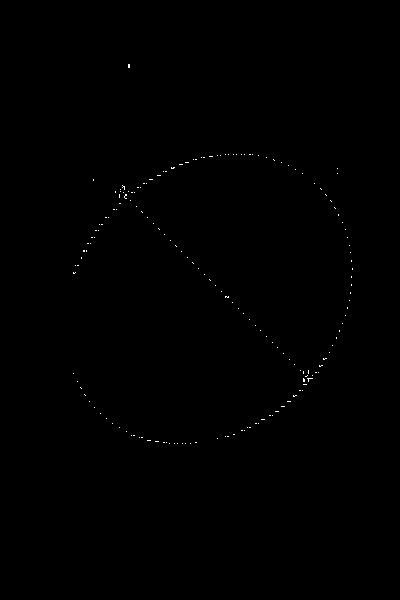
%> input picture Optimization/Example/EllipseSegmentation/img1.JPG, 400 x 600 px; its folder holds only this picture in this run
$ octave --eval "result = EllipseSegmentationCuckoo;"   (GNU Octave 9; MATLAB toolbox functions it lacks are replaced by stand-ins)
%> lines starting %> are read from the running program, lines starting %| are printed output that depends on the picture; in (x1, y1, x2, y2) boxes, pixels count from 0 and x2, y2 are one past the last pixel; in counts of white or black regions, pixels touching at a corner belong together; the program's own positions count from 1
% This is an example script to segment an ellipse from image.
% The ellipse in image is represented by some dots that has an ellipse pattern.
% this script using optimization algorithm to detect most likely ellipse region.
% the fitness is formulated as summation of those dots.
% this scripst using cuckoo search as main optimization algorithm.
% if you find this script is helpful to you, please cite the original paper of cuckoo search
% Yang and S. Deb, “Cuckoo search via lévy flights,” in Nature & Biologically Inspired Computing, 2009. NaBIC 2009. World Congress on. IEEE, 2009, pp. 210–214
% and please cite my paper too I. Kusuma, M. A. Ma'sum, H. S. Sanabila, H. A. Wisesa, W. Jatmiko, A. M. Arymurthy and B. Wiweko, "Fetal Head Segmentation Based On Gaussian Elliptical Path Optimize By Flower Pollination Algorithm And Cuckoo Search," 2016 International Conference on Advanced Computer Science and Information Systems (ICACSIS), Depok, 2016.
% author : ilham kusuma
function [result] = EllipseSegmentationCuckoo()

FilenamesCell=dir('*.JPG');

beta=3/2;
sigma=(gamma(1+beta)*sin(pi*beta/2)/(gamma((1+beta)/2)*beta*2^((beta-1)/2)))^(1/beta);

ToDo=1:numel(FilenamesCell);   % index of the images in FilenamesCell that we want to process
for ii=ToDo
    fnamme = FilenamesCell(ii).name;
    disp(['work : ', fnamme]);
    img = imread( FilenamesCell(ii).name); % read image
%> img is the input picture: size 600x400 uint8; min 0, max 255, mean 0.5

    ListPixel = [];

    img(img<50)=0;
%> img: size 600x400 uint8; 1.83% of pixels changed, all inside (x1, y1, x2, y2) = (72, 64, 360, 448)
    img(img>=50)=1;
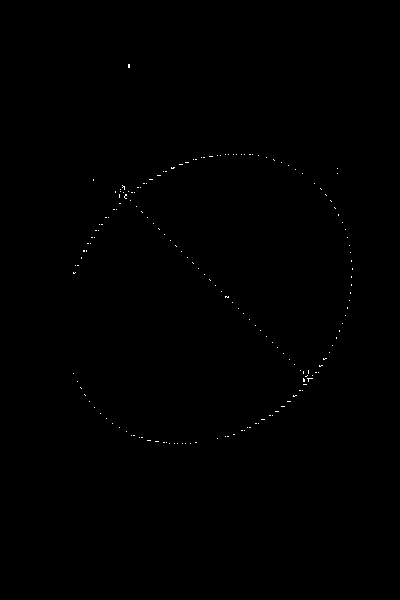
%> img: size 600x400 uint8; values 0 (black) and 1 (white), 0.14% white in thin lines or dots, all inside (x1, y1, x2, y2) = (73, 64, 353, 444)
    for yy=1:size(img,1)
        for xx=1:size(img,2)
            if img(yy,xx)
                ListPixel=[ListPixel; yy,xx];
            end
        end
    end
%> after the loop, ListPixel = 337 rows, first 12: [65 129; 65 130; 66 129; 66 130; 67 129; 67 130; 68 129; 68 130; 155 226; 155 229; 155 234; 155 237]

    numPixel = size(ListPixel,1);
%> numPixel = 337
    koor=[];
    minFitKoor=0;
    for n=1:numPixel*10
        perm = randperm(numPixel);
        fit=fitLine(ListPixel,[ListPixel(perm(1),:),ListPixel(perm(2),:)]);
        if fit<minFitKoor
            minFitKoor=fit;
            koor=[ListPixel(perm(1),:),ListPixel(perm(2),:)];
            disp(['fit : ', num2str(fit), ', koor : ', num2str(koor)]);
        end
    end
%> this loop made 3370 passes
%> (ca2 in fitLine, cb2 in fitLine, ca1 in fitLine, cb1 in fitLine, fit, minFitKoor, koor) on passes 1, 2, 7, 8: (279, 412, 304, 385, -8, -8, [412 279 385 304]), (144, 184, 103, 225, -9, -9, [184 144 225 103]), (330, 353, 310, 379, -10, -10, [353 330 379 310]), (137, 207, 205, 275, -48, -48, [207 137 275 205])
%> (ca2 in fitLine, cb2 in fitLine, ca1 in fitLine, cb1 in fitLine, fit) on passes 3, 4, 5, 6, 9, 10: (82, 258, 335, 208, -2), (167, 172, 282, 163, -4), (291, 402, 106, 218, -3), (271, 416, 343, 324, -4), (92, 238, 326, 195, -2), (350, 301, 194, 160, -2)
%| fit : -8, koor : 412  279  385  304
%| fit : -9, koor : 184  144  225  103
%| fit : -10, koor : 353  330  379  310
%| fit : -48, koor : 207  137  275  205

    [newKoor, length, theta]= findKoor(ListPixel,koor);

    r=length/2;

    aaMin= min(newKoor(1),newKoor(3));
    aaMax= max(newKoor(1),newKoor(3));

    if aaMax-aaMin<40
        aaMin=aaMin-30;
        aaMax=aaMax+30;
    end

    bbMin= min(newKoor(2),newKoor(4));
    bbMax= max(newKoor(2),newKoor(4));

    if bbMax-bbMin<40
        bbMin=bbMin-30;
        bbMax=bbMax+30;
    end

    Lb=[aaMin bbMin r*0.9 r*0.9 (theta)-pi/16];
    Ub=[aaMax bbMax r*1.2 180   (theta)+pi/16];

    nPop=25;
    d=size(Lb,2);

    N_iter=1000;

	listOfEllipse=zeros(3,size(Lb,2));
	listOfFitEllipse=zeros(3,1);
	for ii=1:size(listOfEllipse,1)
		fitness=zeros(1,d);

		Sol=zeros(nPop,d);
		S=Sol;

		pa=0.25;

		for n=1:nPop
			Sol(n,:)=Lb+(Ub-Lb).*rand(1,d);
			fitness(n)=fitEllipse(ListPixel,Sol(n,:));
		end

		[fmin, k] = min(fitness);
		best=Sol(k,:);

		iter = 1;
		while iter < N_iter & sum(min(Sol)==max(Sol))~=d-1
			for n=1:size(Sol,1)
				if mod(iter,2)==1
					JK=randperm(size(Sol,1));
					K=rand(1,d)>pa;
					S(n,:)=Sol(n,:)+K.*rand.*(Sol(JK(1),:)-Sol(JK(2),:));
				else
					u=randn(1,d)*sigma;
					v=randn(1,d);
					step=u./abs(v).^(1/beta);
					stepsize=0.01*step.*(Sol(n,:)-best);
					S(n,:)=S(n,:)+0.01*step.*(Sol(n,:)-best).*randn(size(Lb));
				end

				tempS=S(n,:);
				tempS(S(n,:)<Lb)=Lb(S(n,:)<Lb);
				tempS(S(n,:)>Ub)=Ub(S(n,:)>Ub);
				S(n,:)=tempS;

				S(n,1:4)=floor(S(n,1:4));

				Fnew=fitEllipse(ListPixel,S(n,:));
				% If fitness improves (better solutions found), update then
				if Fnew<fitness(n)
					Sol(n,:)=S(n,:);
					fitness(n)=Fnew;
				end

				% Update the current global best
				if Fnew<fmin,
					best=S(n,:);
					fmin=Fnew;
				end
			end
			% Display results every 100 iterations
			if round(iter/500)==iter/500,
				disp(['fitEllipse : ', num2str(fmin), ', best : ', num2str(best)]);
				disp(['min : ', num2str(min(Sol))]);
				disp(['max : ', num2str(max(Sol))]);
			end

			iter = iter+1;
		end
		disp(['fitEllipse : ', num2str(fmin), ', best : ', num2str(best)]);
		listOfEllipse(ii,:)=best;
		listOfFitEllipse(ii)=fmin;
	end
	[minFit idxBest]=min(listOfFitEllipse);
    best=listOfEllipse(idxBest,:);
    imgEllipse=drawEllipse(best);
    imwrite(xor(img,imgEllipse),[fnamme(1:end-4), '-fit.JPG']);
	result=imgEllipse;
end

function [fit] = fitLine(ListPixel, param)

	ca2=param(2); cb2=param(1); %% aa = xx, bb = yy
	ca1=param(4); cb1=param(3);

	tebal = 0.1;

	if(abs(cb2-cb1)>abs(ca2-ca1))
		f=@(bb,aa) floor((bb-cb1)*((ca2-ca1)/(cb2-cb1)) + ca1 -tebal) <= (aa) & floor((bb-cb1)*((ca2-ca1)/(cb2-cb1)) + ca1 +tebal) >= (aa);
	else
		f=@(bb,aa) floor((aa-ca1)*((cb2-cb1)/(ca2-ca1)) + cb1 -tebal) <= (bb) & floor((aa-ca1)*((cb2-cb1)/(ca2-ca1)) + cb1 +tebal) >= (bb);
    end

    fit=-sum(f(ListPixel(:,1),ListPixel(:,2)));


function [newKoor, length, theta] = findKoor(ListPixel, param)
%> called with param = [207 137 275 205]

	ca2=param(2); cb2=param(1); %% aa = xx, bb = yy
%> after `ca2=param(2)`: ca2 = 137
%> after `cb2=param(1)`: cb2 = 207
	ca1=param(4); cb1=param(3);
%> after `ca1=param(4)`: ca1 = 205
%> after `cb1=param(3)`: cb1 = 275

	tebal = 0;

	if(abs(cb2-cb1)>abs(ca2-ca1))
		f=@(bb,aa) floor((bb-cb1)*((ca2-ca1)/(cb2-cb1)) + ca1 -tebal) <= (aa) & floor((bb-cb1)*((ca2-ca1)/(cb2-cb1)) + ca1 +tebal) >= (aa);
        listBenar = f(ListPixel(:,1),ListPixel(:,2));
        B=ListPixel(listBenar,1);
        [vMin, kMin] = min(B);
        [vMax, kMax] = max(B);
        B=ListPixel(listBenar,:);

        newKoor=[B(kMin,:), B(kMax,:)];
	else
		f=@(bb,aa) floor((aa-ca1)*((cb2-cb1)/(ca2-ca1)) + cb1 -tebal) <= (bb) & floor((aa-ca1)*((cb2-cb1)/(ca2-ca1)) + cb1 +tebal) >= (bb);
        listBenar = f(ListPixel(:,1),ListPixel(:,2));
%> listBenar = 337 logical values, 41 true
        B=ListPixel(listBenar,2);
%> B = 41 values from 126 to 309
        [vMin, kMin] = min(B);
%> vMin = 126; kMin = 1
        [vMax, kMax] = max(B);
%> vMax = 309; kMax = 41
        B=ListPixel(listBenar,:);
%> B = 41 rows, first 12: [196 126; 201 131; 207 137; 212 142; 213 143; 218 148; 224 154; 229 159; 230 160; 235 165; 241 171; 246 176]

        newKoor=[B(kMin,:), B(kMax,:)];
%> newKoor = [196 126 379 309]
    end

    length=sqrt((newKoor(1)-newKoor(3))^2 + (newKoor(2)-newKoor(4))^2);
%> length = 258.8
%    theta=atan((max(newKoor(3),(newKoor(1)))-min(newKoor(3),(newKoor(1))))/((newKoor(2)-newKoor(4))));
    theta=atan((newKoor(3)-newKoor(1))/((newKoor(2)-newKoor(4))));
%> theta = -0.785
function [fit] = fitEllipse(ListPixel, param)

    cx1=param(1); cy1=param(2); m=param(3);m2=param(4);%m pendek

    s=tan(param(5));
    f=@(xx,yy) (((yy-cy1)-s*(xx-cx1)).^2/(m^2*(1+s^2)) + (s*(yy-cy1)+(xx-cx1)).^2/ (m2^2*(1+s^2))) <= 1 & (((yy-cy1)-s*(xx-cx1)).^2/(m^2*(1+s^2)) + (s*(yy-cy1)+(xx-cx1)).^2/ (m2^2*(1+s^2))) >= 0.96;

    fit=-sum(f(ListPixel(:,1),ListPixel(:,2)));

function [img] = drawEllipse(param)

    cx1=param(1); cy1=param(2); m=param(3);m2=param(4);%m pendek

    s=tan(param(5));
    f=@(xx,yy) (((yy-cy1)-s*(xx-cx1)).^2/(m^2*(1+s^2)) + (s*(yy-cy1)+(xx-cx1)).^2/ (m2^2*(1+s^2))) <= 1 & (((yy-cy1)-s*(xx-cx1)).^2/(m^2*(1+s^2)) + (s*(yy-cy1)+(xx-cx1)).^2/ (m2^2*(1+s^2))) >= 0.96;

    cc=1:400;
	rr=(1:600)';

    img=bsxfun(f,rr,cc); %Logical map of 2 circles
%> in EllipseSegmentationCuckoo, `[newKoor, length, theta]= findKoor(ListPixel,koor);`: newKoor = [196 126 379 309]; length = 258.8; theta = -0.785
%> in EllipseSegmentationCuckoo, `r=length/2;`: r = 129.4
%> in EllipseSegmentationCuckoo, `aaMin= min(newKoor(1),newKoor(3));`: aaMin = 196
%> in EllipseSegmentationCuckoo, `aaMax= max(newKoor(1),newKoor(3));`: aaMax = 379
%> in EllipseSegmentationCuckoo, `bbMin= min(newKoor(2),newKoor(4));`: bbMin = 126
%> in EllipseSegmentationCuckoo, `bbMax= max(newKoor(2),newKoor(4));`: bbMax = 309
%> in EllipseSegmentationCuckoo, `Lb=[aaMin bbMin r*0.9 r*0.9 (theta)-pi/16];`: Lb = [196 126 116.5 116.5 -0.982]
%> in EllipseSegmentationCuckoo, `Ub=[aaMax bbMax r*1.2 180   (theta)+pi/16];`: Ub = [379 309 155.3 180 -0.589]
%> (the run ends here)
